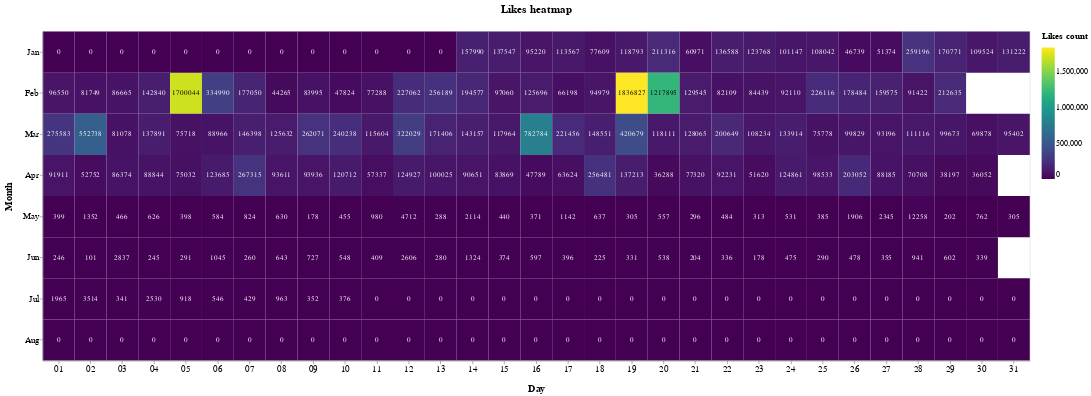

Here is the notebook cell this chart was saved with:
### Markdown cell above
The code is the pretty much the same as above, in this case we have considered the 'favorite count' field and worked on it.

### Code cell
likes = []
index = 0

for element in data: 
    token=data[index]['created_at']
    d = parse(token)
    d = d.strftime('%Y/%m/%d')
    like=(d,data[index]['favorite_count'])
    
    likes.append(like)
    index=index+1


first = itemgetter(0)

sums = [(k, sum(item[1] for item in tups_to_sum))
        for k, tups_to_sum in groupby(sorted(likes, key=first), key=first)]
dictsum=dict(sums)


start = datetime.datetime.strptime("2020/01/01", "%Y/%m/%d")
end = datetime.datetime.strptime("2020/09/01", "%Y/%m/%d")
date_generated = [start + datetime.timedelta(days=x) for x in range(0, (end-start).days)]

for date in date_generated:
    if date.strftime("%Y/%m/%d") not in dictsum:
        dictsum[date.strftime("%Y/%m/%d")] = 0


dfb = pd.DataFrame.from_dict(dictsum, orient='index').reset_index()
dfb= dfb.rename(columns={'index':'data', 0:'likes_count'})


chartb = alt.Chart(
    dfb,
    title="Likes heatmap"
).mark_rect().encode(
    x=alt.X('date(data):O',title="Day"),
    y=alt.Y('month(data):O',title="Month"),
    color=alt.Color('likes_count:Q', scale=alt.Scale(scheme="viridis"),title="Likes count"),
    tooltip=[
        alt.Tooltip('monthdate(data):T', title='Date'),
        alt.Tooltip('likes_count:Q', title='Likes count')
    ]
).properties(width=1500, height=500)

# Configure text
textb = chartb.mark_text(baseline='middle').encode(
    text='likes_count:Q',
    color=alt.condition(
         alt.FieldRangePredicate(field='likes_count', range=[0,1200000]),
        alt.value('white'),
        alt.value('black')
    )
)

(chartb + textb).configure_title(
    fontSize=17,
    offset=25
).configure_axis(
    labelFontSize=13,
    titleFontSize=15,
    titlePadding=15
).configure_legend(
    gradientThickness=20,
    titleFontSize=14,
    labelFontSize=12,
    titlePadding=10
)

### Figure 1 — Vega-Lite specification as saved in the notebook (floating-point values rounded to 4 significant figures; data arrays with more than 128 entries replaced by an {"elided": "..."} marker saying what was removed)
{"config": {"view": {"continuousWidth": 400, "continuousHeight": 300}, "axis": {"labelFontSize": 13, "titleFontSize": 15, "titlePadding": 15}, "legend": {"gradientThickness": 20, "labelFontSize": 12, "titleFontSize": 14, "titlePadding": 10}, "title": {"fontSize": 17, "offset": 25}}, "layer": [{"mark": "rect", "encoding": {"color": {"type": "quantitative", "field": "likes_count", "scale": {"scheme": "viridis"}, "title": "Likes count"}, "tooltip": [{"type": "temporal", "field": "data", "timeUnit": "monthdate", "title": "Date"}, {"type": "quantitative", "field": "likes_count", "title": "Likes count"}], "x": {"type": "ordinal", "field": "data", "timeUnit": "date", "title": "Day"}, "y": {"type": "ordinal", "field": "data", "timeUnit": "month", "title": "Month"}}, "height": 500, "title": "Likes heatmap", "width": 1500}, {"mark": {"type": "text", "baseline": "middle"}, "encoding": {"color": {"condition": {"value": "white", "test": {"field": "likes_count", "range": [0, 1200000]}}, "value": "black"}, "text": {"type": "quantitative", "field": "likes_count"}, "tooltip": [{"type": "temporal", "field": "data", "timeUnit": "monthdate", "title": "Date"}, {"type": "quantitative", "field": "likes_count", "title": "Likes count"}], "x": {"type": "ordinal", "field": "data", "timeUnit": "date", "title": "Day"}, "y": {"type": "ordinal", "field": "data", "timeUnit": "month", "title": "Month"}}, "height": 500, "title": "Likes heatmap", "width": 1500}], "data": {"name": "data-bff9e049145f212b7b92bad4d014c679"}, "$schema": "https://vega.github.io/schema/vega-lite/v4.8.1.json", "datasets": {"data-bff9e049145f212b7b92bad4d014c679": {"elided": "244 records"}}}
